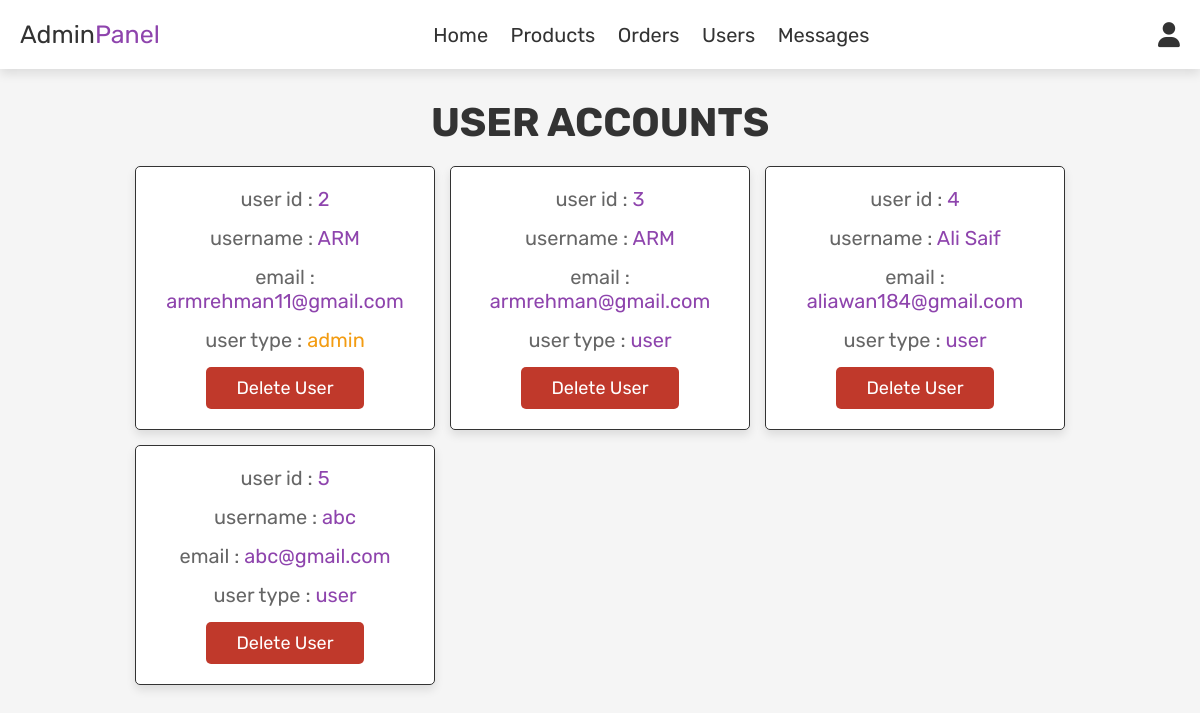
Screenshot of /admin_users.php (signed in) with the database file from the repository.
### tables this page shows
CREATE TABLE `users` (
  `id` int(100) NOT NULL,
  `name` varchar(100) NOT NULL,
  `email` varchar(100) NOT NULL,
  `password` varchar(100) NOT NULL,
  `user_type` varchar(20) NOT NULL DEFAULT 'user'
);

### admin_users.php (the view, shortened to what this page needs)
<?php
include 'config.php';
?>
<!DOCTYPE html>
<html lang="en">
<head>
   <link rel="stylesheet" href="https://cdnjs.cloudflare.com/ajax/libs/font-awesome/6.0.0/css/all.min.css">
   <link rel="stylesheet" href="css/admin_style.css">
</head>
<body>
<?php include 'admin_header.php'; ?>
<section class="users">
   <h1 class="title"> user accounts </h1>
   <div class="box-container">
      <?php
         $select_users = mysqli_query($conn, "SELECT * FROM `users`") or die('query failed');
         while($fetch_users = mysqli_fetch_assoc($select_users)){
      ?>
      <div class="box">
         <p> user id : <span><?php echo $fetch_users['id']; ?></span> </p>
         <p> username : <span><?php echo $fetch_users['name']; ?></span> </p>
         <p> email : <span><?php echo $fetch_users['email']; ?></span> </p>
         <p> user type : <span style="color:<?php if($fetch_users['user_type'] == 'admin'){ echo 'var(--orange)'; } ?>"><?php echo $fetch_users['user_type']; ?></span> </p>
         <a href="admin_users.php?delete=<?php echo $fetch_users['id']; ?>" onclick="return confirm('delete this user?');" class="delete-btn">delete user</a>
      </div>
      <?php
         };
      ?>
   </div>
</section>
</body>
</html>

### css/admin_style.css (style rules this page uses)
:root { --purple:#8e44ad; --red:#c0392b; --orange:#f39c12; --black:#333; --white:#fff; --light-color:#666; --light-white:#ccc; --light-bg:#f5f5f5; --border:.1rem solid var(--black); --box-shadow:0 .5rem 1rem rgba(0,0,0,.1); }
* { font-family: 'Rubik', sans-serif; margin:0; padding:0; box-sizing: border-box; outline: none; border:none; text-decoration: none; transition:all .2s linear; }
html { font-size: 62.5%; overflow-x: hidden; }
body { background-color: var(--light-bg); }
section { padding:3rem 2rem; }
.title { text-align: center; margin-bottom: 2rem; text-transform: uppercase; color:var(--black); font-size: 4rem; }
.btn, .option-btn, .delete-btn, .white-btn { display: inline-block; margin-top: 1rem; padding:1rem 3rem; cursor: pointer; color:var(--white); font-size: 1.8rem; border-radius: .5rem; text-transform: capitalize; }
.delete-btn { background-color: var(--red); }
.users .box-container { display: grid; grid-template-columns: repeat(auto-fit, 30rem); justify-content: center; gap:1.5rem; max-width: 1200px; margin:0 auto; align-items: flex-start; }
.users .box-container .box { background-color: var(--white); padding:2rem; border:var(--border); box-shadow: var(--box-shadow); border-radius: .5rem; text-align: center; }
.users .box-container .box p { padding-bottom: 1.5rem; font-size: 2rem; color:var(--light-color); }
.users .box-container .box p span { color:var(--purple); }
.users .box-container .box .delete-btn { margin-top: 0; }

### rows the page displays
users: id "2", name "ARM", email "armrehman11@gmail.com", user_type "admin"
users: id "3", name "ARM", email "armrehman@gmail.com", user_type "user"
users: id "4", name "Ali Saif", email "aliawan184@gmail.com", user_type "user"
users: id "5", name "abc", email "abc@gmail.com", user_type "user"
